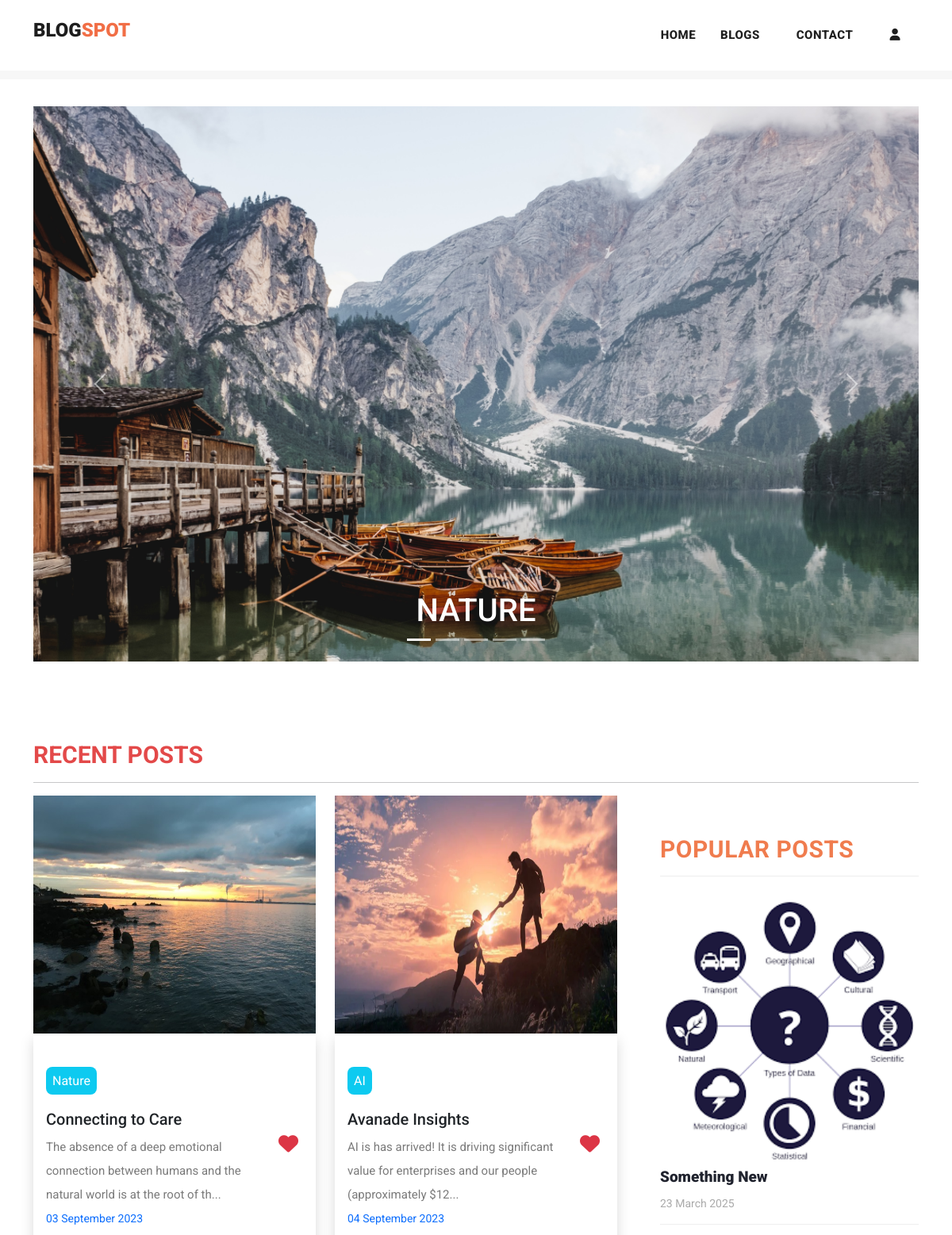
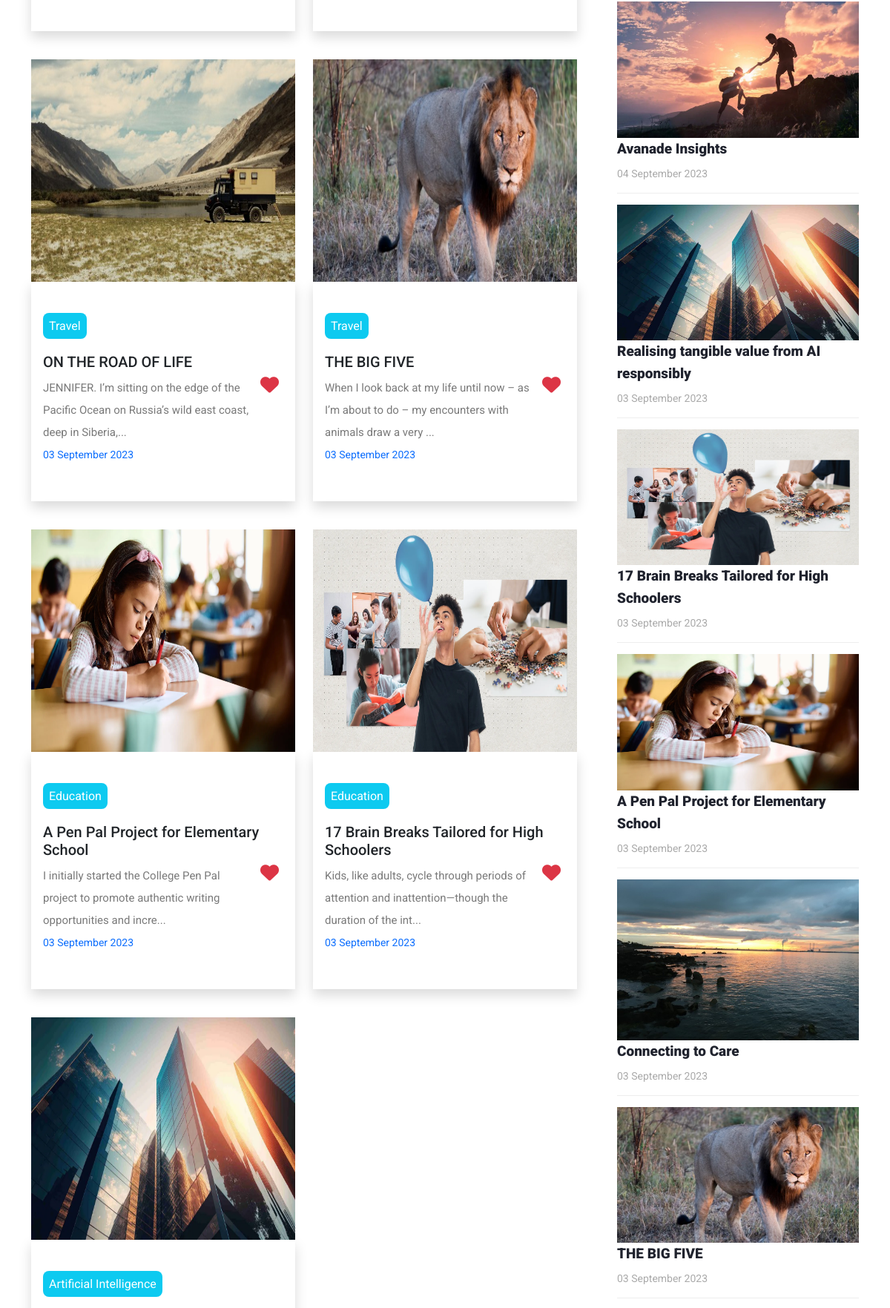
The page / (upper part) on the database its author committed (2 pictures, top to bottom).
### myapp/models.py (models this page shows, shortened)
class Post(models.Model):
    postname = models.CharField(max_length=600)
    category = models.CharField(max_length=600)
    image = models.ImageField(upload_to='images/posts',blank=True,null=True)
    content = models.CharField(max_length=100000)
    time = models.CharField(default=time,max_length=100, blank=True)
    likes = models.IntegerField(null=True,blank=True,default=0)
    user = models.ForeignKey(User,on_delete=models.CASCADE)

### myapp/views.py (the view)
# urls.py: path("",views.index,name="index"),
def index(request):
    return render(request,"index.html",{
        'posts':Post.objects.filter(user_id=request.user.id).order_by("id").reverse(),
        'top_posts':Post.objects.all().order_by("-likes"),
        'recent_posts':Post.objects.all().order_by("-id"),
        'user':request.user,
        'media_url':settings.MEDIA_URL
    })

### templates/index.html (shortened to what this page needs)
{% load static %}
<!DOCTYPE html>
<html lang="en">
<head>
  <link href="https://cdn.jsdelivr.net/npm/bootstrap@5.3.0-alpha3/dist/css/bootstrap.min.css" rel="stylesheet"
>
  <link href="{% static 'vendor/bootstrap/css/bootstrap.min.css' %}" rel="stylesheet">
  <link href="https://cdn.jsdelivr.net/npm/bootstrap@5.3.1/dist/css/bootstrap.min.css" rel="stylesheet"
>
</head>
<link rel="stylesheet" href="{% static 'assets/css/fontawesome.css' %}">
<link rel="stylesheet" href="https://cdnjs.cloudflare.com/ajax/libs/font-awesome/6.4.2/css/all.min.css">
<link rel="stylesheet" href="{% static 'assets/css/templatemo-stand-blog.css' %}">
<link rel="stylesheet" href="{% static 'assets/css/owl.css' %}">
<link rel="stylesheet" href="{% static 'assets/css/styles.css' %}">
</head>
<body>
  {%include 'header.html'%}
  <div class="container mt-5 carousel">
    <div id="carouselExampleCaptions" class="carousel slide">
      <div class="carousel-indicators">
        <button type="button" data-bs-target="#carouselExampleCaptions" data-bs-slide-to="0" class="active"
          aria-current="true" aria-label="Slide 1"></button>
        <button type="button" data-bs-target="#carouselExampleCaptions" data-bs-slide-to="1"
          aria-label="Slide 2"></button>
        <button type="button" data-bs-target="#carouselExampleCaptions" data-bs-slide-to="2"
          aria-label="Slide 3"></button>
        <button type="button" data-bs-target="#carouselExampleCaptions" data-bs-slide-to="3"
          aria-label="Slide 4"></button>
        <button type="button" data-bs-target="#carouselExampleCaptions" data-bs-slide-to="4"
          aria-label="Slide 5"></button>
      </div>
      <div class="carousel-inner">
        <div class="carousel-item active">
          <img src="{% static 'assets/images/nature.jpg' %}" alt="image1">
          <div class="carousel-caption ">
            <h1>NATURE</h1>
          </div>
        </div>
      </div>
      <button class="carousel-control-prev" type="button" data-bs-target="#carouselExampleCaptions"
        data-bs-slide="prev">
        <span class="carousel-control-prev-icon" aria-hidden="true"></span>
      </button>
      <button class="carousel-control-next" type="button" data-bs-target="#carouselExampleCaptions"
        data-bs-slide="next">
        <span class="carousel-control-next-icon" aria-hidden="true"></span>
      </button>
    </div>
  </div>
  <section class="blog-posts">
    <div class="container">
      <h3 class="mb-2" style="color: rgb(227, 73, 73); font-size: 30px; font-weight: bold;">RECENT POSTS</h3>
      <hr>
      <div class=" row">
        <div class="col-lg-8">
          <div class="all-blog-posts">
            <div class="row">
              {% for post in top_posts|slice:"0:7" %}
              <div class="col col-lg-6 col-12 pb-2 blog-post ">
                <img src="{{media_url}}{{post.image}}" alt="" class="img-fluid" width="100%">
                <div class="px-3 py-5 shadow">
                  <a href="{% url 'post' post.id %}" class="text-decoration-none text-dark mb-3">
                    <span class="text-white bg-info text-center rounded-3 mt-5"
                      style="padding: 8px;">{{post.category}}</span>
                    <h5 class="mt-4">{{post.postname}}</h5>
                  </a>
                  <form method="post" action="{% url 'increaselikes' post.id %}">
                    <button class="float-right small" type="submit"
                      style="border: none; background: transparent; font-size: 25px;"><i
                        class="fa fa-heart text-danger"></i></button>
                  </form>
                  <p class="mt-2">{{post.content|slice:"0:100"}}...</p>
                  <p class="small text-primary">{{post.time}} </p>
                </div>
              </div>
              {% endfor %}
            </div>
          </div>
        </div>
        <div class="col-lg-4">
          <div class="sidebar">
            <div class="row">
              <div class="col-lg-12">
                <div class="sidebar-item recent-posts">
                  <div class="sidebar-heading">
                    <h2 style="color: rgb(240, 124, 78); font-size: 30px; font-weight: bold;">Popular Posts</h2>
                  </div>
                  <div class="content">
                    <ul>
                      {% for post in recent_posts|slice:"0:" %}
                      <li>
                        <img src="{{media_url}}{{post.image}}" class="img-fluid" alt="" width="100%">
                        <a href="post-details.html">
                          <a href="{% url 'post' post.id %}" class="text-decoration-none text-dark">
                            <h5>{{post.postname}}</h5>
                          </a>
                          <span>{{post.time}}</span>
                        </a>
                      </li>
                      {% endfor %}
                    </ul>
                  </div>
                </div>
              </div>
            </div>
          </div>
        </div>
      </div>
    </div>
  </section>
</body>
</html>

### static/assets/css/templatemo-stand-blog.css (style rules this page uses)
body { font-family: 'Roboto', sans-serif; overflow-x: hidden; text-rendering: optimizeLegibility; -webkit-font-smoothing: antialiased; -moz-osx-font-smoothing: grayscale; }
p { margin-bottom: 0px; font-size: 15px; font-weight: 400; color: #7a7a7a; line-height: 30px; }
a { text-decoration: none!important; }
ul { padding: 0; margin: 0; list-style: none; }
h1,h2,h3,h4,h5,h6 { margin: 0px; }
.blog-posts { margin-top: 100px; }
.blog-posts .blog-post { margin-bottom: 30px; }
.blog-posts .sidebar-heading h2 { font-size: 18px; text-transform: uppercase; font-weight: 900; letter-spacing: 0.5px; color: #20232e; border-bottom: 1px solid #eee; padding-bottom: 15px; margin-bottom: 25px; }
.sidebar { margin-left: 30px; }
.sidebar .sidebar-item { margin-top: 50px; }
.sidebar .sidebar-heading h2 { font-size: 18px; text-transform: uppercase; font-weight: 900; letter-spacing: 0.5px; color: #20232e; border-bottom: 1px solid #eee; padding-bottom: 15px; margin-bottom: 25px; }
.sidebar .recent-posts ul li { margin-bottom: 15px; padding-bottom: 15px; border-bottom: 1px solid #eee; }
.sidebar .recent-posts ul li h5 { font-size: 19px; font-weight: 900; color: #20232e; line-height: 30px; transition: all 0.3s; }
.sidebar .recent-posts ul li span { display: block; font-size: 14px; color: #aaa; margin-top: 8px; }

### static/assets/css/styles.css (style rules this page uses)
.carousel img { width: 100%; height: 700px; }
.blog-posts .blog-post img, .blog-post img { height: 300px; }

### templates/footer.html (style rules this page uses)
li { text-decoration: none; text-align: left; }
li a { color: rgb(153, 147, 147); }

### rows shown on the page
Post: image (picture), category "Nature", postname "Connecting to Care", content "The absence of a deep emotional connection between humans and the natural world is at the root of th", time "03 September 2023"
Post: image (picture), category "AI", postname "Avanade Insights", content "AI is has arrived! It is driving significant value for enterprises and our people (approximately $12", time "04 September 2023"
Post: image (picture), category "Travel", postname "ON THE ROAD OF LIFE", content "JENNIFER. I’m sitting on the edge of the Pacific Ocean on Russia’s wild east coast, deep in Siberia,", time "03 September 2023"
Post: image (picture), category "Travel", postname "THE BIG FIVE", content "When I look back at my life until now – as I’m about to do – my encounters with animals draw a very", time "03 September 2023"
Post: image (picture), category "Education", postname "A Pen Pal Project for Elementary School", content "I initially started the College Pen Pal project to promote authentic writing opportunities and incre", time "03 September 2023"
Post: image (picture), category "Education", postname "17 Brain Breaks Tailored for High Schoolers", content "Kids, like adults, cycle through periods of attention and inattention—though the duration of the int", time "03 September 2023"
Post: image (picture), category "Artificial Intelligence", postname "Realising tangible value from AI responsibly", time "03 September 2023"
Post: image (picture), postname "Something New", time "23 March 2025"
